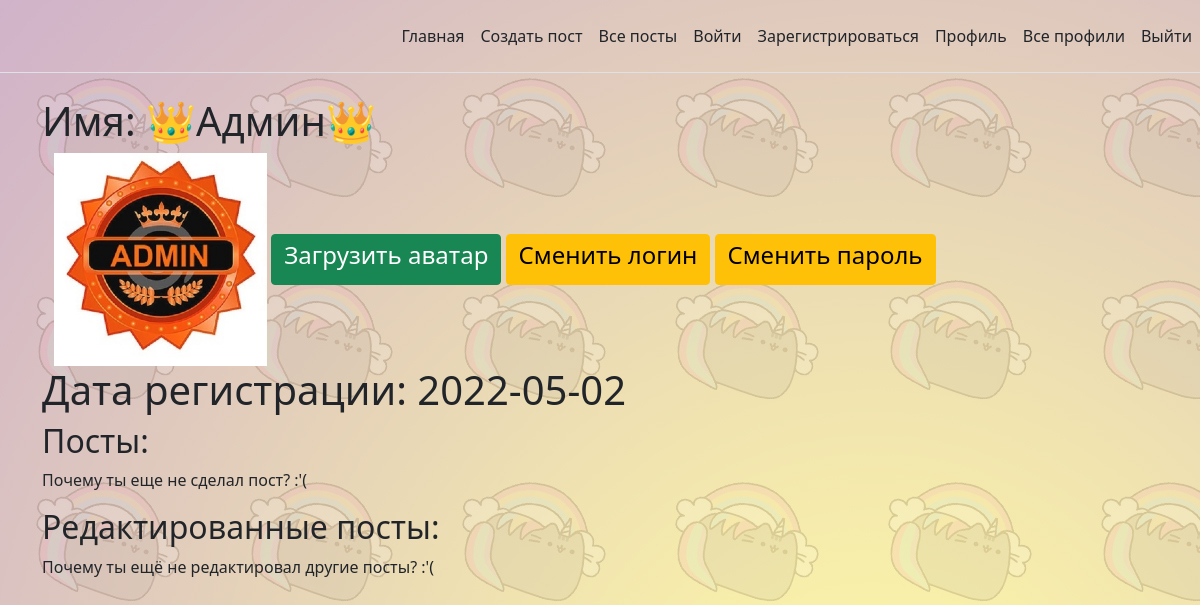
Before: /about (signed in) with the older database file.
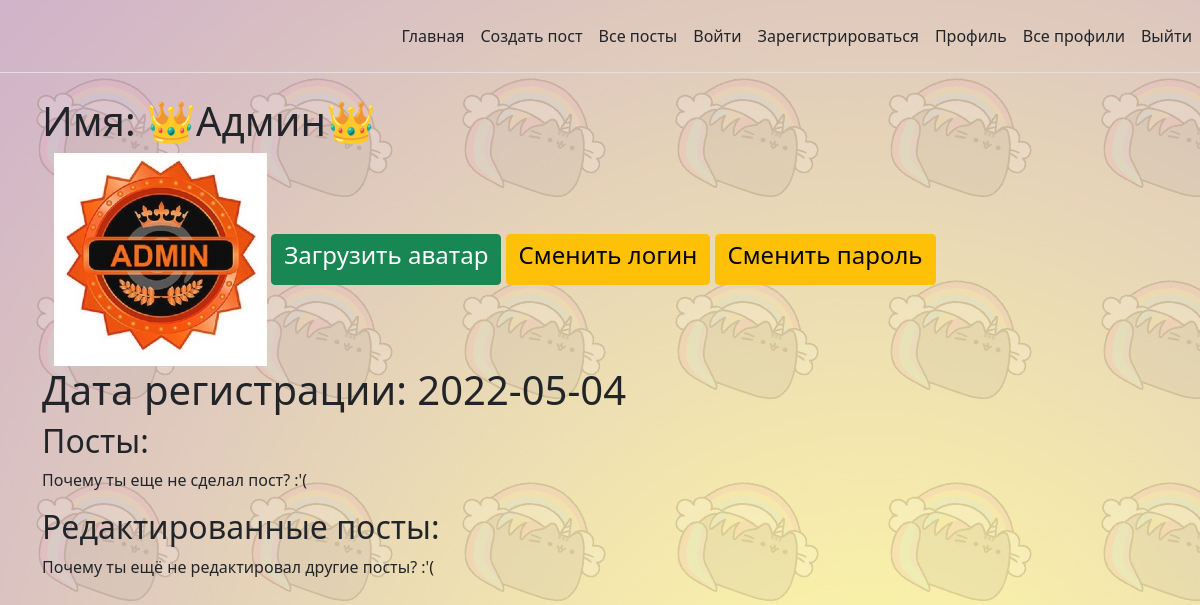
After: the same page with the newer database file.
### app.py (models this page shows, shortened)
class User(db.Model, UserMixin):
    id = db.Column(db.Integer, primary_key=True)
    username = db.Column(db.String(20), nullable=False, unique=False)
    password_hash = db.Column(db.String(20), nullable=False)
    reg_date = db.Column(db.DateTime, default=datetime.utcnow)
    role = db.Column(db.String(10), default='user')

### app.py (the view)
@app.route('/about')
@login_required
def about():
    user_posts = Post.query.filter_by(author=flask_login.current_user.username).all()
    updated_posts = Post.query.filter_by(update_author=flask_login.current_user.username).all()
    return render_template('about.html',
                           date=flask_login.current_user,
                           posts=user_posts,
                           updated_posts=updated_posts)

### app.py (called while the page is built)
@login_manager.user_loader
def load_user(user_id):
    return db.session.query(User).get(user_id)

### templates/about.html (shortened to what this page needs)
{% extends 'base.html' %}
{% block body %}
<div class="container">
    {% if date.role == 'admin' %}
<h1>Имя: 👑{{ date.username }}👑</h1>
    {% else %}
    <h1>Имя: {{ date.username }}{% endif %}</h1>
    <div class="container md-10">
    <img src="/static/images/{{ date.id }}.jpg" height="213" width="213"
         alt="Загрузите аватар">
                <a href="/upload" class="btn btn-success"><h4>Загрузить аватар</h4></a>
    <a href="/change_login/{{ date.id }}" class="btn btn-warning"><h4>Сменить
        логин</h4></a>
    <a href="/change_password/{{ date.id }}" class="btn btn-warning"><h4>Сменить
        пароль</h4></a>
        </div>
<h1>Дата регистрации: {{ date.reg_date.date() }}</h1>
<h2>Посты:</h2>
    {% if posts|length > 0 %}
        {% for el in posts %}
        <div class="container alert alert-info">
            <h2>{{ el.title }}</h2>
            <p>{{ el.intro }}</p>
            <p><b>Дата: {{ el.date.date() }}</b></p>
            <a href="/posts/{{ el.id }}" class="btn btn-warning">Детальнее</a>
            <a href="/posts/{{ el.id }}/update" class="btn btn-success">
            Редактировать</a>
            <a href="/posts/{{ el.id }}/delete" class="btn btn-danger">
            Удалить</a>
        </div>
        {% endfor %}
    {% else %}
    <p>Почему ты еще не сделал пост? :'(</p>
    {% endif %}
    <h2>Редактированные посты:</h2>
        {% if updated_posts|length > 0 %}
        {% for el in updated_posts %}
        <div class="container alert alert-info">
            <h2>{{ el.title }}</h2>
            <p>{{ el.intro }}</p>
            <p><b>Дата: {{ el.date.date() }}</b></p>
            <a href="/posts/{{ el.id }}" class="btn btn-warning">Детальнее</a>
            <a href="/posts/{{ el.id }}/update" class="btn btn-success">
            Редактировать</a>
            <a href="/posts/{{ el.id }}/delete" class="btn btn-danger">
            Удалить</a>
        </div>
        {% endfor %}
    {% else %}
    <p>Почему ты ещё не редактировал другие посты? :'(</p>
    {% endif %}
    </div>
{% endblock %}

Changed rows visible on the page:
changed User "Админ": reg_date "2022-05-02" → "2022-05-04"
